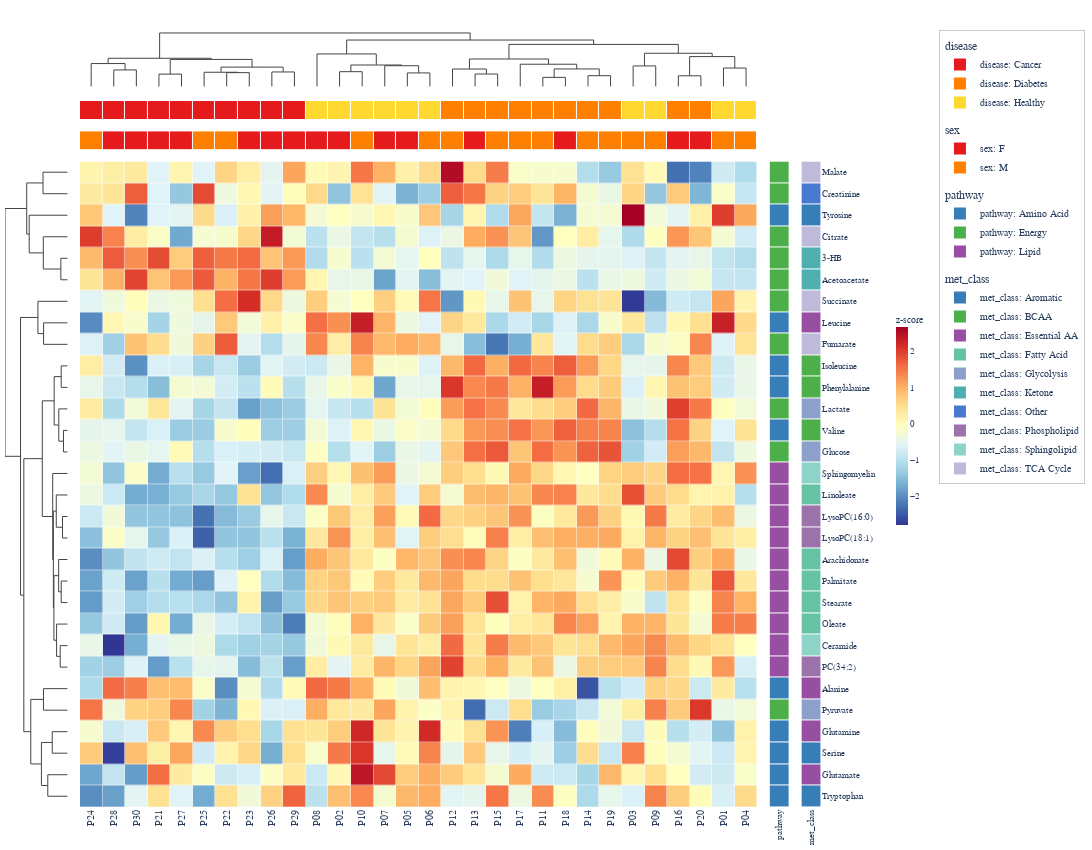

The cell this chart's notebook holds for it:
### Code cell
ComplexHeatmap.from_dataframe(
    df5,
    index_column="metabolite",
    row_annotations=["pathway", "met_class"],
    col_annotations={
        "disease": ["Healthy"] * 10 + ["Diabetes"] * 10 + ["Cancer"] * 10,
        "sex": rng5.choice(["M", "F"], n_pat).tolist(),
    },
    colorscale="RdYlBu_r",
    normalize="row",
    name="z-score",
    cluster_method="complete",
    cluster_metric="correlation",
    width=1100,
    height=850,
).to_plotly()

### Figure 1 — Plotly figure (JSON) as saved in the notebook; plotly's stock layout.template omitted (floating-point values rounded to 4 significant figures; data arrays with more than 128 entries replaced by an {"elided": "..."} marker saying what was removed)
{"data": [{"colorbar": {"len": 0.3, "outlinewidth": 0, "thickness": 12, "tickfont": {"family": "Arial, Helvetica, sans-serif", "size": 9}, "title": {"font": {"family": "Arial, Helvetica, sans-serif", "size": 10}, "text": "z-score"}, "x": 1.087, "xpad": 4, "y": 0.5}, "colorscale": [[0.0, "rgb(49,54,149)"], [0.1, "rgb(69,117,180)"], [0.2, "rgb(116,173,209)"], [0.3, "rgb(171,217,233)"], [0.4, "rgb(224,243,248)"], [0.5, "rgb(255,255,191)"], [0.6, "rgb(254,224,144)"], [0.7, "rgb(253,174,97)"], [0.8, "rgb(244,109,67)"], [0.9, "rgb(215,48,39)"], [1.0, "rgb(165,0,38)"]], "customdata": {"elided": "30x30x2 str values"}, "hovertemplate": "row: %{customdata[0]}<br>col: %{customdata[1]}<br>value: %{z:.3f}<extra></extra>", "x": [0.0, 1.0, 2.0, 3.0, 4.0, 5.0, 6.0, 7.0, 8.0, 9.0, 10.0, 11.0, 12.0, 13.0, 14.0, 15.0, 16.0, 17.0, 18.0, 19.0, 20.0, 21.0, 22.0, 23.0, 24.0, 25.0, 26.0, 27.0, 28.0, 29.0], "xgap": 0.5, "y": [0.0, 1.0, 2.0, 3.0, 4.0, 5.0, 6.0, 7.0, 8.0, 9.0, 10.0, 11.0, 12.0, 13.0, 14.0, 15.0, 16.0, 17.0, 18.0, 19.0, 20.0, 21.0, 22.0, 23.0, 24.0, 25.0, 26.0, 27.0, 28.0, 29.0], "ygap": 0.5, "z": {"elided": "30x30 float values"}, "type": "heatmap", "xaxis": "x5", "yaxis": "y5"}, {"hoverinfo": "none", "line": {"color": "#444444", "width": 1.0}, "mode": "lines", "showlegend": false, "x": [1.0, 1.0, 2.0, 2.0], "y": [0.0, 0.51, 0.51, 0.0], "type": "scatter", "xaxis": "x", "yaxis": "y"}, {"hoverinfo": "none", "line": {"color": "#444444", "width": 1.0}, "mode": "lines", "showlegend": false, "x": [0.0, 0.0, 1.5, 1.5], "y": [0.0, 0.7078, 0.7078, 0.51], "type": "scatter", "xaxis": "x", "yaxis": "y"}, {"hoverinfo": "none", "line": {"color": "#444444", "width": 1.0}, "mode": "lines", "showlegend": false, "x": [3.0, 3.0, 4.0, 4.0], "y": [0.0, 0.3807, 0.3807, 0.0], "type": "scatter", "xaxis": "x", "yaxis": "y"}, {"hoverinfo": "none", "line": {"color": "#444444", "width": 1.0}, "mode": "lines", "showlegend": false, "x": [6.0, 6.0, 7.0, 7.0], "y": [0.0, 0.4263, 0.4263, 0.0], "type": "scatter", "xaxis": "x", "yaxis": "y"}, {"hoverinfo": "none", "line": {"color": "#444444", "width": 1.0}, "mode": "lines", "showlegend": false, "x": [5.0, 5.0, 6.5, 6.5], "y": [0.0, 0.4385, 0.4385, 0.4263], "type": "scatter", "xaxis": "x", "yaxis": "y"}, {"hoverinfo": "none", "line": {"color": "#444444", "width": 1.0}, "mode": "lines", "showlegend": false, "x": [8.0, 8.0, 9.0, 9.0], "y": [0.0, 0.4474, 0.4474, 0.0], "type": "scatter", "xaxis": "x", "yaxis": "y"}, {"hoverinfo": "none", "line": {"color": "#444444", "width": 1.0}, "mode": "lines", "showlegend": false, "x": [5.75, 5.75, 8.5, 8.5], "y": [0.4385, 0.5974, 0.5974, 0.4474], "type": "scatter", "xaxis": "x", "yaxis": "y"}, {"hoverinfo": "none", "line": {"color": "#444444", "width": 1.0}, "mode": "lines", "showlegend": false, "x": [3.5, 3.5, 7.125, 7.125], "y": [0.3807, 0.8358, 0.8358, 0.5974], "type": "scatter", "xaxis": "x", "yaxis": "y"}, {"hoverinfo": "none", "line": {"color": "#444444", "width": 1.0}, "mode": "lines", "showlegend": false, "x": [0.75, 0.75, 5.312, 5.312], "y": [0.7078, 0.872, 0.872, 0.8358], "type": "scatter", "xaxis": "x", "yaxis": "y"}, {"hoverinfo": "none", "line": {"color": "#444444", "width": 1.0}, "mode": "lines", "showlegend": false, "x": [11.0, 11.0, 12.0, 12.0], "y": [0.0, 0.4563, 0.4563, 0.0], "type": "scatter", "xaxis": "x", "yaxis": "y"}, {"hoverinfo": "none", "line": {"color": "#444444", "width": 1.0}, "mode": "lines", "showlegend": false, "x": [14.0, 14.0, 15.0, 15.0], "y": [0.0, 0.4177, 0.4177, 0.0], "type": "scatter", "xaxis": "x", "yaxis": "y"}, {"hoverinfo": "none", "line": {"color": "#444444", "width": 1.0}, "mode": "lines", "showlegend": false, "x": [13.0, 13.0, 14.5, 14.5], "y": [0.0, 0.6408, 0.6408, 0.4177], "type": "scatter", "xaxis": "x", "yaxis": "y"}, {"hoverinfo": "none", "line": {"color": "#444444", "width": 1.0}, "mode": "lines", "showlegend": false, "x": [11.5, 11.5, 13.75, 13.75], "y": [0.4563, 0.6628, 0.6628, 0.6408], "type": "scatter", "xaxis": "x", "yaxis": "y"}, {"hoverinfo": "none", "line": {"color": "#444444", "width": 1.0}, "mode": "lines", "showlegend": false, "x": [10.0, 10.0, 12.62, 12.62], "y": [0.0, 1.006, 1.006, 0.6628], "type": "scatter", "xaxis": "x", "yaxis": "y"}, {"hoverinfo": "none", "line": {"color": "#444444", "width": 1.0}, "mode": "lines", "showlegend": false, "x": [17.0, 17.0, 18.0, 18.0], "y": [0.0, 0.3832, 0.3832, 0.0], "type": "scatter", "xaxis": "x", "yaxis": "y"}, {"hoverinfo": "none", "line": {"color": "#444444", "width": 1.0}, "mode": "lines", "showlegend": false, "x": [16.0, 16.0, 17.5, 17.5], "y": [0.0, 0.5384, 0.5384, 0.3832], "type": "scatter", "xaxis": "x", "yaxis": "y"}, {"hoverinfo": "none", "line": {"color": "#444444", "width": 1.0}, "mode": "lines", "showlegend": false, "x": [20.0, 20.0, 21.0, 21.0], "y": [0.0, 0.2802, 0.2802, 0.0], "type": "scatter", "xaxis": "x", "yaxis": "y"}, {"hoverinfo": "none", "line": {"color": "#444444", "width": 1.0}, "mode": "lines", "showlegend": false, "x": [22.0, 22.0, 23.0, 23.0], "y": [0.0, 0.3318, 0.3318, 0.0], "type": "scatter", "xaxis": "x", "yaxis": "y"}, {"hoverinfo": "none", "line": {"color": "#444444", "width": 1.0}, "mode": "lines", "showlegend": false, "x": [20.5, 20.5, 22.5, 22.5], "y": [0.2802, 0.5409, 0.5409, 0.3318], "type": "scatter", "xaxis": "x", "yaxis": "y"}, {"hoverinfo": "none", "line": {"color": "#444444", "width": 1.0}, "mode": "lines", "showlegend": false, "x": [19.0, 19.0, 21.5, 21.5], "y": [0.0, 0.6875, 0.6875, 0.5409], "type": "scatter", "xaxis": "x", "yaxis": "y"}, {"hoverinfo": "none", "line": {"color": "#444444", "width": 1.0}, "mode": "lines", "showlegend": false, "x": [16.75, 16.75, 20.25, 20.25], "y": [0.5384, 0.8488, 0.8488, 0.6875], "type": "scatter", "xaxis": "x", "yaxis": "y"}, {"hoverinfo": "none", "line": {"color": "#444444", "width": 1.0}, "mode": "lines", "showlegend": false, "x": [24.0, 24.0, 25.0, 25.0], "y": [0.0, 0.6342, 0.6342, 0.0], "type": "scatter", "xaxis": "x", "yaxis": "y"}, {"hoverinfo": "none", "line": {"color": "#444444", "width": 1.0}, "mode": "lines", "showlegend": false, "x": [26.0, 26.0, 27.0, 27.0], "y": [0.0, 0.3286, 0.3286, 0.0], "type": "scatter", "xaxis": "x", "yaxis": "y"}, {"hoverinfo": "none", "line": {"color": "#444444", "width": 1.0}, "mode": "lines", "showlegend": false, "x": [28.0, 28.0, 29.0, 29.0], "y": [0.0, 0.569, 0.569, 0.0], "type": "scatter", "xaxis": "x", "yaxis": "y"}, {"hoverinfo": "none", "line": {"color": "#444444", "width": 1.0}, "mode": "lines", "showlegend": false, "x": [26.5, 26.5, 28.5, 28.5], "y": [0.3286, 0.9243, 0.9243, 0.569], "type": "scatter", "xaxis": "x", "yaxis": "y"}, {"hoverinfo": "none", "line": {"color": "#444444", "width": 1.0}, "mode": "lines", "showlegend": false, "x": [24.5, 24.5, 27.5, 27.5], "y": [0.6342, 1.027, 1.027, 0.9243], "type": "scatter", "xaxis": "x", "yaxis": "y"}, {"hoverinfo": "none", "line": {"color": "#444444", "width": 1.0}, "mode": "lines", "showlegend": false, "x": [18.5, 18.5, 26.0, 26.0], "y": [0.8488, 1.301, 1.301, 1.027], "type": "scatter", "xaxis": "x", "yaxis": "y"}, {"hoverinfo": "none", "line": {"color": "#444444", "width": 1.0}, "mode": "lines", "showlegend": false, "x": [11.31, 11.31, 22.25, 22.25], "y": [1.006, 1.437, 1.437, 1.301], "type": "scatter", "xaxis": "x", "yaxis": "y"}, {"hoverinfo": "none", "line": {"color": "#444444", "width": 1.0}, "mode": "lines", "showlegend": false, "x": [3.031, 3.031, 16.78, 16.78], "y": [0.872, 1.656, 1.656, 1.437], "type": "scatter", "xaxis": "x", "yaxis": "y"}, {"hoverinfo": "none", "line": {"color": "#444444", "width": 1.0}, "mode": "lines", "showlegend": false, "x": [-0.0, -0.7298, -0.7298, -0.0], "y": [0.0, 0.0, 1.0, 1.0], "type": "scatter", "xaxis": "x4", "yaxis": "y4"}, {"hoverinfo": "none", "line": {"color": "#444444", "width": 1.0}, "mode": "lines", "showlegend": false, "x": [-0.0, -0.2014, -0.2014, -0.0], "y": [4.0, 4.0, 5.0, 5.0], "type": "scatter", "xaxis": "x4", "yaxis": "y4"}, {"hoverinfo": "none", "line": {"color": "#444444", "width": 1.0}, "mode": "lines", "showlegend": false, "x": [-0.0, -0.7206, -0.7206, -0.2014], "y": [3.0, 3.0, 4.5, 4.5], "type": "scatter", "xaxis": "x4", "yaxis": "y4"}, {"hoverinfo": "none", "line": {"color": "#444444", "width": 1.0}, "mode": "lines", "showlegend": false, "x": [-0.0, -1.138, -1.138, -0.7206], "y": [2.0, 2.0, 3.75, 3.75], "type": "scatter", "xaxis": "x4", "yaxis": "y4"}, {"hoverinfo": "none", "line": {"color": "#444444", "width": 1.0}, "mode": "lines", "showlegend": false, "x": [-0.7298, -1.212, -1.212, -1.138], "y": [0.5, 0.5, 2.875, 2.875], "type": "scatter", "xaxis": "x4", "yaxis": "y4"}, {"hoverinfo": "none", "line": {"color": "#444444", "width": 1.0}, "mode": "lines", "showlegend": false, "x": [-0.0, -0.7127, -0.7127, -0.0], "y": [7.0, 7.0, 8.0, 8.0], "type": "scatter", "xaxis": "x4", "yaxis": "y4"}, {"hoverinfo": "none", "line": {"color": "#444444", "width": 1.0}, "mode": "lines", "showlegend": false, "x": [-0.0, -0.8805, -0.8805, -0.7127], "y": [6.0, 6.0, 7.5, 7.5], "type": "scatter", "xaxis": "x4", "yaxis": "y4"}, {"hoverinfo": "none", "line": {"color": "#444444", "width": 1.0}, "mode": "lines", "showlegend": false, "x": [-0.0, -0.1909, -0.1909, -0.0], "y": [9.0, 9.0, 10.0, 10.0], "type": "scatter", "xaxis": "x4", "yaxis": "y4"}, {"hoverinfo": "none", "line": {"color": "#444444", "width": 1.0}, "mode": "lines", "showlegend": false, "x": [-0.0, -0.124, -0.124, -0.0], "y": [12.0, 12.0, 13.0, 13.0], "type": "scatter", "xaxis": "x4", "yaxis": "y4"}, {"hoverinfo": "none", "line": {"color": "#444444", "width": 1.0}, "mode": "lines", "showlegend": false, "x": [-0.0, -0.2625, -0.2625, -0.124], "y": [11.0, 11.0, 12.5, 12.5], "type": "scatter", "xaxis": "x4", "yaxis": "y4"}, {"hoverinfo": "none", "line": {"color": "#444444", "width": 1.0}, "mode": "lines", "showlegend": false, "x": [-0.1909, -0.3992, -0.3992, -0.2625], "y": [9.5, 9.5, 11.75, 11.75], "type": "scatter", "xaxis": "x4", "yaxis": "y4"}, {"hoverinfo": "none", "line": {"color": "#444444", "width": 1.0}, "mode": "lines", "showlegend": false, "x": [-0.0, -0.152, -0.152, -0.0], "y": [16.0, 16.0, 17.0, 17.0], "type": "scatter", "xaxis": "x4", "yaxis": "y4"}, {"hoverinfo": "none", "line": {"color": "#444444", "width": 1.0}, "mode": "lines", "showlegend": false, "x": [-0.0, -0.3373, -0.3373, -0.152], "y": [15.0, 15.0, 16.5, 16.5], "type": "scatter", "xaxis": "x4", "yaxis": "y4"}, {"hoverinfo": "none", "line": {"color": "#444444", "width": 1.0}, "mode": "lines", "showlegend": false, "x": [-0.0, -0.1902, -0.1902, -0.0], "y": [19.0, 19.0, 20.0, 20.0], "type": "scatter", "xaxis": "x4", "yaxis": "y4"}, {"hoverinfo": "none", "line": {"color": "#444444", "width": 1.0}, "mode": "lines", "showlegend": false, "x": [-0.0, -0.2667, -0.2667, -0.1902], "y": [18.0, 18.0, 19.5, 19.5], "type": "scatter", "xaxis": "x4", "yaxis": "y4"}, {"hoverinfo": "none", "line": {"color": "#444444", "width": 1.0}, "mode": "lines", "showlegend": false, "x": [-0.0, -0.2207, -0.2207, -0.0], "y": [22.0, 22.0, 23.0, 23.0], "type": "scatter", "xaxis": "x4", "yaxis": "y4"}, {"hoverinfo": "none", "line": {"color": "#444444", "width": 1.0}, "mode": "lines", "showlegend": false, "x": [-0.0, -0.328, -0.328, -0.2207], "y": [21.0, 21.0, 22.5, 22.5], "type": "scatter", "xaxis": "x4", "yaxis": "y4"}, {"hoverinfo": "none", "line": {"color": "#444444", "width": 1.0}, "mode": "lines", "showlegend": false, "x": [-0.2667, -0.4071, -0.4071, -0.328], "y": [18.75, 18.75, 21.75, 21.75], "type": "scatter", "xaxis": "x4", "yaxis": "y4"}, {"hoverinfo": "none", "line": {"color": "#444444", "width": 1.0}, "mode": "lines", "showlegend": false, "x": [-0.3373, -0.4232, -0.4232, -0.4071], "y": [15.75, 15.75, 20.25, 20.25], "type": "scatter", "xaxis": "x4", "yaxis": "y4"}, {"hoverinfo": "none", "line": {"color": "#444444", "width": 1.0}, "mode": "lines", "showlegend": false, "x": [-0.0, -0.4424, -0.4424, -0.4232], "y": [14.0, 14.0, 18.0, 18.0], "type": "scatter", "xaxis": "x4", "yaxis": "y4"}, {"hoverinfo": "none", "line": {"color": "#444444", "width": 1.0}, "mode": "lines", "showlegend": false, "x": [-0.3992, -0.751, -0.751, -0.4424], "y": [10.62, 10.62, 16.0, 16.0], "type": "scatter", "xaxis": "x4", "yaxis": "y4"}, {"hoverinfo": "none", "line": {"color": "#444444", "width": 1.0}, "mode": "lines", "showlegend": false, "x": [-0.0, -0.716, -0.716, -0.0], "y": [24.0, 24.0, 25.0, 25.0], "type": "scatter", "xaxis": "x4", "yaxis": "y4"}, {"hoverinfo": "none", "line": {"color": "#444444", "width": 1.0}, "mode": "lines", "showlegend": false, "x": [-0.0, -0.4563, -0.4563, -0.0], "y": [26.0, 26.0, 27.0, 27.0], "type": "scatter", "xaxis": "x4", "yaxis": "y4"}, {"hoverinfo": "none", "line": {"color": "#444444", "width": 1.0}, "mode": "lines", "showlegend": false, "x": [-0.0, -0.5881, -0.5881, -0.0], "y": [28.0, 28.0, 29.0, 29.0], "type": "scatter", "xaxis": "x4", "yaxis": "y4"}, {"hoverinfo": "none", "line": {"color": "#444444", "width": 1.0}, "mode": "lines", "showlegend": false, "x": [-0.4563, -0.7769, -0.7769, -0.5881], "y": [26.5, 26.5, 28.5, 28.5], "type": "scatter", "xaxis": "x4", "yaxis": "y4"}, {"hoverinfo": "none", "line": {"color": "#444444", "width": 1.0}, "mode": "lines", "showlegend": false, "x": [-0.716, -1.092, -1.092, -0.7769], "y": [24.5, 24.5, 27.5, 27.5], "type": "scatter", "xaxis": "x4", "yaxis": "y4"}, {"hoverinfo": "none", "line": {"color": "#444444", "width": 1.0}, "mode": "lines", "showlegend": false, "x": [-0.751, -1.298, -1.298, -1.092], "y": [13.31, 13.31, 26.0, 26.0], "type": "scatter", "xaxis": "x4", "yaxis": "y4"}, {"hoverinfo": "none", "line": {"color": "#444444", "width": 1.0}, "mode": "lines", "showlegend": false, "x": [-0.8805, -1.395, -1.395, -1.298], "y": [6.75, 6.75, 19.66, 19.66], "type": "scatter", "xaxis": "x4", "yaxis": "y4"}, {"hoverinfo": "none", "line": {"color": "#444444", "width": 1.0}, "mode": "lines", "showlegend": false, "x": [-1.212, -1.855, -1.855, -1.395], "y": [1.688, 1.688, 13.2, 13.2], "type": "scatter", "xaxis": "x4", "yaxis": "y4"}, {"colorscale": [[0.0, "#E41A1C"], [0.3333, "#E41A1C"], [0.3333, "#FF7F00"], [0.6667, "#FF7F00"], [0.6667, "#FFD92F"], [1.0, "#FFD92F"]], "customdata": [["Cancer", "Cancer", "Cancer", "Cancer", "Cancer", "Cancer", "Cancer", "Cancer", "Cancer", "Cancer", "Healthy", "Healthy", "Healthy", "Healthy", "Healthy", "Healthy", "Diabetes", "Diabetes", "Diabetes", "Diabetes", "Diabetes", "Diabetes", "Diabetes", "Diabetes", "Healthy", "Healthy", "Diabetes", "Diabetes", "Healthy", "Healthy"]], "hovertemplate": "disease: %{customdata}<extra></extra>", "showscale": false, "x": [0.0, 1.0, 2.0, 3.0, 4.0, 5.0, 6.0, 7.0, 8.0, 9.0, 10.0, 11.0, 12.0, 13.0, 14.0, 15.0, 16.0, 17.0, 18.0, 19.0, 20.0, 21.0, 22.0, 23.0, 24.0, 25.0, 26.0, 27.0, 28.0, 29.0], "xgap": 1, "y": ["disease"], "ygap": 1, "z": [[0, 0, 0, 0, 0, 0, 0, 0, 0, 0, 2, 2, 2, 2, 2, 2, 1, 1, 1, 1, 1, 1, 1, 1, 2, 2, 1, 1, 2, 2]], "zmax": 2.5, "zmin": -0.5, "type": "heatmap", "xaxis": "x2", "yaxis": "y2"}, {"colorscale": [[0.0, "#E41A1C"], [0.5, "#E41A1C"], [0.5, "#FF7F00"], [1.0, "#FF7F00"]], "customdata": [["M", "F", "F", "F", "F", "M", "M", "F", "F", "F", "F", "F", "M", "F", "F", "M", "M", "F", "M", "M", "M", "F", "M", "M", "M", "M", "F", "F", "M", "M"]], "hovertemplate": "sex: %{customdata}<extra></extra>", "showscale": false, "x": [0.0, 1.0, 2.0, 3.0, 4.0, 5.0, 6.0, 7.0, 8.0, 9.0, 10.0, 11.0, 12.0, 13.0, 14.0, 15.0, 16.0, 17.0, 18.0, 19.0, 20.0, 21.0, 22.0, 23.0, 24.0, 25.0, 26.0, 27.0, 28.0, 29.0], "xgap": 1, "y": ["sex"], "ygap": 1, "z": [[1, 0, 0, 0, 0, 1, 1, 0, 0, 0, 0, 0, 1, 0, 0, 1, 1, 0, 1, 1, 1, 0, 1, 1, 1, 1, 0, 0, 1, 1]], "zmax": 1.5, "zmin": -0.5, "type": "heatmap", "xaxis": "x3", "yaxis": "y3"}, {"colorscale": [[0.0, "#377EB8"], [0.3333, "#377EB8"], [0.3333, "#4DAF4A"], [0.6667, "#4DAF4A"], [0.6667, "#984EA3"], [1.0, "#984EA3"]], "customdata": [["Energy"], ["Energy"], ["Amino Acid"], ["Energy"], ["Energy"], ["Energy"], ["Energy"], ["Amino Acid"], ["Energy"], ["Amino Acid"], ["Amino Acid"], ["Energy"], ["Amino Acid"], ["Energy"], ["Lipid"], ["Lipid"], ["Lipid"], ["Lipid"], ["Lipid"], ["Lipid"], ["Lipid"], ["Lipid"], ["Lipid"], ["Lipid"], ["Amino Acid"], ["Energy"], ["Amino Acid"], ["Amino Acid"], ["Amino Acid"], ["Amino Acid"]], "hovertemplate": "pathway: %{customdata}<extra></extra>", "showscale": false, "x": ["pathway"], "xgap": 1, "y": [0.0, 1.0, 2.0, 3.0, 4.0, 5.0, 6.0, 7.0, 8.0, 9.0, 10.0, 11.0, 12.0, 13.0, 14.0, 15.0, 16.0, 17.0, 18.0, 19.0, 20.0, 21.0, 22.0, 23.0, 24.0, 25.0, 26.0, 27.0, 28.0, 29.0], "ygap": 1, "z": [[1], [1], [0], [1], [1], [1], [1], [0], [1], [0], [0], [1], [0], [1], [2], [2], [2], [2], [2], [2], [2], [2], [2], [2], [0], [1], [0], [0], [0], [0]], "zmax": 2.5, "zmin": -0.5, "type": "heatmap", "xaxis": "x6", "yaxis": "y6"}, {"colorscale": [[0.0, "#377EB8"], [0.1, "#377EB8"], [0.1, "#4DAF4A"], [0.2, "#4DAF4A"], [0.2, "#984EA3"], [0.3, "#984EA3"], [0.3, "#66C2A5"], [0.4, "#66C2A5"], [0.4, "#8DA0CB"], [0.5, "#8DA0CB"], [0.5, "#4EAFB0"], [0.6, "#4EAFB0"], [0.6, "#4878CF"], [0.7, "#4878CF"], [0.7, "#9B72AA"], [0.8, "#9B72AA"], [0.8, "#8DD3C7"], [0.9, "#8DD3C7"], [0.9, "#BEBADA"], [1.0, "#BEBADA"]], "customdata": [["TCA Cycle"], ["Other"], ["Aromatic"], ["TCA Cycle"], ["Ketone"], ["Ketone"], ["TCA Cycle"], ["Essential AA"], ["TCA Cycle"], ["BCAA"], ["BCAA"], ["Glycolysis"], ["BCAA"], ["Glycolysis"], ["Sphingolipid"], ["Fatty Acid"], ["Phospholipid"], ["Phospholipid"], ["Fatty Acid"], ["Fatty Acid"], ["Fatty Acid"], ["Fatty Acid"], ["Sphingolipid"], ["Phospholipid"], ["Essential AA"], ["Glycolysis"], ["Essential AA"], ["Aromatic"], ["Essential AA"], ["Aromatic"]], "hovertemplate": "met_class: %{customdata}<extra></extra>", "showscale": false, "x": ["met_class"], "xgap": 1, "y": [0.0, 1.0, 2.0, 3.0, 4.0, 5.0, 6.0, 7.0, 8.0, 9.0, 10.0, 11.0, 12.0, 13.0, 14.0, 15.0, 16.0, 17.0, 18.0, 19.0, 20.0, 21.0, 22.0, 23.0, 24.0, 25.0, 26.0, 27.0, 28.0, 29.0], "ygap": 1, "z": [[9], [6], [0], [9], [5], [5], [9], [2], [9], [1], [1], [4], [1], [4], [8], [3], [7], [7], [3], [3], [3], [3], [8], [7], [2], [4], [2], [0], [2], [0]], "zmax": 9.5, "zmin": -0.5, "type": "heatmap", "xaxis": "x7", "yaxis": "y7"}, {"legendgroup": "disease", "legendgrouptitle": {"text": "disease"}, "marker": {"color": "#E41A1C", "size": 10, "symbol": "square"}, "mode": "markers", "name": "disease: Cancer", "showlegend": true, "x": [null], "y": [null], "type": "scatter"}, {"legendgroup": "disease", "legendgrouptitle": {"text": "disease"}, "marker": {"color": "#FF7F00", "size": 10, "symbol": "square"}, "mode": "markers", "name": "disease: Diabetes", "showlegend": true, "x": [null], "y": [null], "type": "scatter"}, {"legendgroup": "disease", "legendgrouptitle": {"text": "disease"}, "marker": {"color": "#FFD92F", "size": 10, "symbol": "square"}, "mode": "markers", "name": "disease: Healthy", "showlegend": true, "x": [null], "y": [null], "type": "scatter"}, {"legendgroup": "sex", "legendgrouptitle": {"text": "sex"}, "marker": {"color": "#E41A1C", "size": 10, "symbol": "square"}, "mode": "markers", "name": "sex: F", "showlegend": true, "x": [null], "y": [null], "type": "scatter"}, {"legendgroup": "sex", "legendgrouptitle": {"text": "sex"}, "marker": {"color": "#FF7F00", "size": 10, "symbol": "square"}, "mode": "markers", "name": "sex: M", "showlegend": true, "x": [null], "y": [null], "type": "scatter"}, {"legendgroup": "pathway", "legendgrouptitle": {"text": "pathway"}, "marker": {"color": "#377EB8", "size": 10, "symbol": "square"}, "mode": "markers", "name": "pathway: Amino Acid", "showlegend": true, "x": [null], "y": [null], "type": "scatter"}, {"legendgroup": "pathway", "legendgrouptitle": {"text": "pathway"}, "marker": {"color": "#4DAF4A", "size": 10, "symbol": "square"}, "mode": "markers", "name": "pathway: Energy", "showlegend": true, "x": [null], "y": [null], "type": "scatter"}, {"legendgroup": "pathway", "legendgrouptitle": {"text": "pathway"}, "marker": {"color": "#984EA3", "size": 10, "symbol": "square"}, "mode": "markers", "name": "pathway: Lipid", "showlegend": true, "x": [null], "y": [null], "type": "scatter"}, {"legendgroup": "met_class", "legendgrouptitle": {"text": "met_class"}, "marker": {"color": "#377EB8", "size": 10, "symbol": "square"}, "mode": "markers", "name": "met_class: Aromatic", "showlegend": true, "x": [null], "y": [null], "type": "scatter"}, {"legendgroup": "met_class", "legendgrouptitle": {"text": "met_class"}, "marker": {"color": "#4DAF4A", "size": 10, "symbol": "square"}, "mode": "markers", "name": "met_class: BCAA", "showlegend": true, "x": [null], "y": [null], "type": "scatter"}, {"legendgroup": "met_class", "legendgrouptitle": {"text": "met_class"}, "marker": {"color": "#984EA3", "size": 10, "symbol": "square"}, "mode": "markers", "name": "met_class: Essential AA", "showlegend": true, "x": [null], "y": [null], "type": "scatter"}, {"legendgroup": "met_class", "legendgrouptitle": {"text": "met_class"}, "marker": {"color": "#66C2A5", "size": 10, "symbol": "square"}, "mode": "markers", "name": "met_class: Fatty Acid", "showlegend": true, "x": [null], "y": [null], "type": "scatter"}, {"legendgroup": "met_class", "legendgrouptitle": {"text": "met_class"}, "marker": {"color": "#8DA0CB", "size": 10, "symbol": "square"}, "mode": "markers", "name": "met_class: Glycolysis", "showlegend": true, "x": [null], "y": [null], "type": "scatter"}, {"legendgroup": "met_class", "legendgrouptitle": {"text": "met_class"}, "marker": {"color": "#4EAFB0", "size": 10, "symbol": "square"}, "mode": "markers", "name": "met_class: Ketone", "showlegend": true, "x": [null], "y": [null], "type": "scatter"}, {"legendgroup": "met_class", "legendgrouptitle": {"text": "met_class"}, "marker": {"color": "#4878CF", "size": 10, "symbol": "square"}, "mode": "markers", "name": "met_class: Other", "showlegend": true, "x": [null], "y": [null], "type": "scatter"}, {"legendgroup": "met_class", "legendgrouptitle": {"text": "met_class"}, "marker": {"color": "#9B72AA", "size": 10, "symbol": "square"}, "mode": "markers", "name": "met_class: Phospholipid", "showlegend": true, "x": [null], "y": [null], "type": "scatter"}, {"legendgroup": "met_class", "legendgrouptitle": {"text": "met_class"}, "marker": {"color": "#8DD3C7", "size": 10, "symbol": "square"}, "mode": "markers", "name": "met_class: Sphingolipid", "showlegend": true, "x": [null], "y": [null], "type": "scatter"}, {"legendgroup": "met_class", "legendgrouptitle": {"text": "met_class"}, "marker": {"color": "#BEBADA", "size": 10, "symbol": "square"}, "mode": "markers", "name": "met_class: TCA Cycle", "showlegend": true, "x": [null], "y": [null], "type": "scatter"}], "layout": {"xaxis": {"anchor": "y", "domain": [0.09178, 0.922], "matches": "x5", "showticklabels": false, "showgrid": false, "zeroline": false, "showline": false}, "yaxis": {"anchor": "x", "domain": [0.9236, 1.0], "showgrid": false, "zeroline": false, "showticklabels": false, "showline": false}, "xaxis2": {"anchor": "y2", "domain": [0.09178, 0.922], "matches": "x5", "showticklabels": false, "showgrid": false, "zeroline": false, "showline": false}, "yaxis2": {"anchor": "x2", "domain": [0.8847, 0.9086], "showgrid": false, "zeroline": false, "showticklabels": false, "showline": false}, "xaxis3": {"anchor": "y3", "domain": [0.09178, 0.922], "matches": "x5", "showticklabels": false, "showgrid": false, "zeroline": false, "showline": false}, "yaxis3": {"anchor": "x3", "domain": [0.8458, 0.8697], "showgrid": false, "zeroline": false, "showticklabels": false, "showline": false}, "xaxis4": {"anchor": "y4", "domain": [0.0, 0.07678], "showgrid": false, "zeroline": false, "showticklabels": false, "showline": false}, "yaxis4": {"anchor": "x4", "domain": [0.0, 0.8308], "showgrid": false, "zeroline": false, "showticklabels": false, "showline": false, "range": [29.5, -0.5], "autorange": false}, "xaxis5": {"anchor": "y5", "domain": [0.09178, 0.922], "showgrid": false, "zeroline": false, "showticklabels": true, "showline": false, "tickfont": {"size": 10, "family": "Arial, Helvetica, sans-serif"}, "tickvals": [0, 1, 2, 3, 4, 5, 6, 7, 8, 9, 10, 11, 12, 13, 14, 15, 16, 17, 18, 19, 20, 21, 22, 23, 24, 25, 26, 27, 28, 29], "ticktext": ["P24", "P28", "P30", "P21", "P27", "P25", "P22", "P23", "P26", "P29", "P08", "P02", "P10", "P07", "P05", "P06", "P12", "P13", "P15", "P17", "P11", "P18", "P14", "P19", "P03", "P09", "P16", "P20", "P01", "P04"], "tickangle": -90, "side": "bottom"}, "yaxis5": {"anchor": "x5", "domain": [0.0, 0.8308], "matches": "y4", "showticklabels": false, "showgrid": false, "zeroline": false, "showline": false, "range": [29.5, -0.5], "autorange": false}, "xaxis6": {"anchor": "y6", "domain": [0.937, 0.961], "showgrid": false, "zeroline": false, "showticklabels": true, "showline": false, "tickfont": {"size": 9, "family": "Arial, Helvetica, sans-serif"}, "tickvals": ["pathway"], "ticktext": ["pathway"], "tickangle": -90}, "yaxis6": {"anchor": "x6", "domain": [0.0, 0.8308], "matches": "y4", "showticklabels": false, "showgrid": false, "zeroline": false, "showline": false, "range": [29.5, -0.5], "autorange": false}, "xaxis7": {"anchor": "y7", "domain": [0.976, 1.0], "showgrid": false, "zeroline": false, "showticklabels": true, "showline": false, "tickfont": {"size": 9, "family": "Arial, Helvetica, sans-serif"}, "tickvals": ["met_class"], "ticktext": ["met_class"], "tickangle": -90}, "yaxis7": {"anchor": "x7", "domain": [0.0, 0.8308], "matches": "y4", "showticklabels": true, "showgrid": false, "zeroline": false, "showline": false, "tickfont": {"size": 9, "family": "Arial, Helvetica, sans-serif"}, "tickvals": [0, 1, 2, 3, 4, 5, 6, 7, 8, 9, 10, 11, 12, 13, 14, 15, 16, 17, 18, 19, 20, 21, 22, 23, 24, 25, 26, 27, 28, 29], "ticktext": ["Malate", "Creatinine", "Tyrosine", "Citrate", "3-HB", "Acetoacetate", "Succinate", "Leucine", "Fumarate", "Isoleucine", "Phenylalanine", "Lactate", "Valine", "Glucose", "Sphingomyelin", "Linoleate", "LysoPC(16:0)", "LysoPC(18:1)", "Arachidonate", "Palmitate", "Stearate", "Oleate", "Ceramide", "PC(34:2)", "Alanine", "Pyruvate", "Glutamine", "Serine", "Glutamate", "Tryptophan"], "side": "right", "range": [29.5, -0.5], "autorange": false}, "barmode": "stack", "margin": {"l": 5, "r": 271, "t": 30, "b": 5}, "font": {"family": "Arial, Helvetica, sans-serif", "size": 11}, "legend": {"font": {"size": 10, "family": "Arial, Helvetica, sans-serif"}, "x": 1.145, "y": 1.0, "xanchor": "left", "yanchor": "top", "tracegroupgap": 8, "itemsizing": "constant", "bgcolor": "rgba(255,255,255,0.8)", "bordercolor": "#cccccc", "borderwidth": 1}, "width": 1100, "height": 850, "plot_bgcolor": "rgba(0,0,0,0)", "paper_bgcolor": "white"}}
